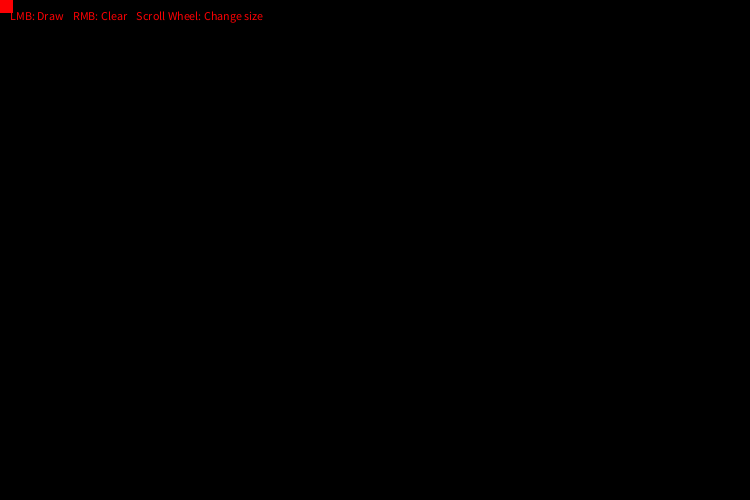
Frame 1 (no input)
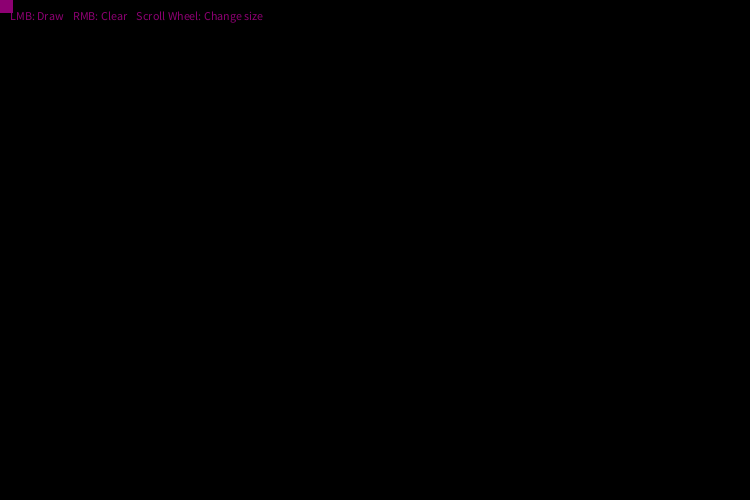
Frame 60 (the mouse pressed at the canvas centre just before this capture)
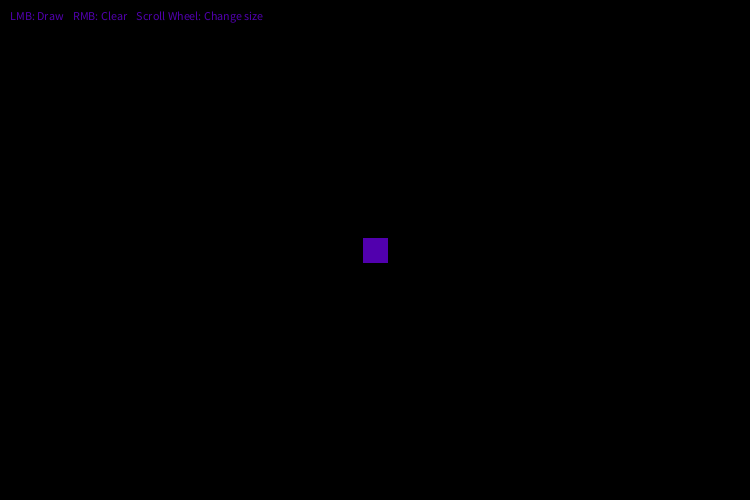
Frame 120 (the mouse held since frame 60 and released just before this capture)

The Processing sketch that drew these frames (run headless with seeded random() and noise(); from frame 60 on, the mouse is pressed at the canvas centre):

// Processing sketch: a1
// ── a1.pde
// Jacob Desilets
// 1/18/23
// DA 140

color c1 = color(255, 0, 0);
color c2 = color(0, 0, 255);
color c_inter = c1;
color c_target = c2;
color last_c_inter = color(0, 0, 0);

int rect_x, rect_y;

final float RATE = 0.01;
final int SPEED = 10;
final int HSIZE = 750;
final int VSIZE = 500;
int HRECT = 25;
int VRECT = 25;

class PaintedRect {
  int xsize = 0;
  int ysize = 0;
  int x = 0;
  int y = 0;
  
  PaintedRect(int xp, int yp, int xs, int ys) {
    x = xp;
    y = yp;
    xsize = xs;
    ysize = ys;
  }
  
  void draw() {
    rect(x, y, xsize, ysize);
  }
}

ArrayList<PaintedRect> paint = new ArrayList<PaintedRect>();

void settings() {
  // Works here but not in setup???
  size(HSIZE, VSIZE);
}

void setup() {
  rect_x = (HSIZE / 2) - (HRECT / 2);
  rect_y = (VSIZE / 2) - (VRECT / 2);
}

void draw() {
  background(0, 0, 0);
  c_inter = lerpColor(c_inter, c_target, RATE);
  
  if(c_inter == last_c_inter) {
    if(c_target == c1) c_target = c2;
    else c_target = c1;
  }
  
  rect_x = mouseX - (HRECT / 2);
  rect_y = mouseY - (VRECT / 2);
  
  noStroke();
  fill(c_inter);
  
  text("LMB: Draw    RMB: Clear    Scroll Wheel: Change size", 10, 20);
  
  for(int i = 0; i < paint.size(); i++) {
    paint.get(i).draw();
  }
  
  rect(rect_x, rect_y, HRECT, VRECT);
  
  last_c_inter = c_inter;
}

void mouseDragged() {
  if(mouseButton == LEFT) {
      paint.add(new PaintedRect(mouseX - (HRECT / 2), mouseY - (VRECT / 2), HRECT, VRECT));
  }
}

void mousePressed() {
  if(mouseButton == LEFT) {
      paint.add(new PaintedRect(mouseX - (HRECT / 2), mouseY - (VRECT / 2), HRECT, VRECT));
  } else {
    paint.clear();
  }
}

void mouseWheel(MouseEvent e) {
  float v = e.getCount();
  if(v < 0) {
    HRECT -= 5;
    VRECT -= 5;
  } else {
    HRECT += 5;
    VRECT += 5;
  }
}
